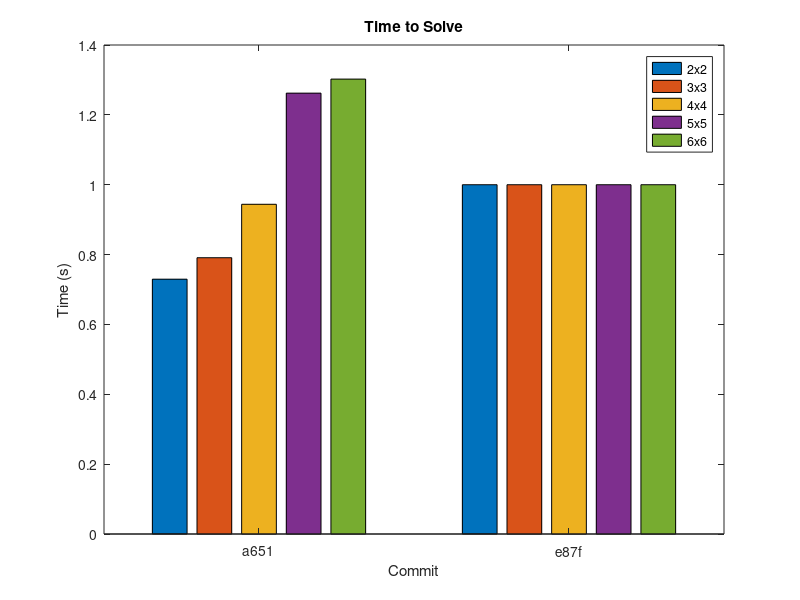

This figure's MATLAB source:
clc
clear
close all

h2 = [0.0427,  1];
h3 = [0.0959,  1];
h4 = [0.5619,  1];
h5 = [10.2618, 1];
h6 = [14.0419, 1];

figure(1);
bar(1:size(h2,2), [h2' h3' h4' h5' h6'].^.1);
set(gca, 'XTickLabel', {'a651', 'e87f'});

title('Time to Solve');
xlabel('Commit');
ylabel('Time (s)');
legend('2x2', '3x3', '4x4', '5x5', '6x6');
